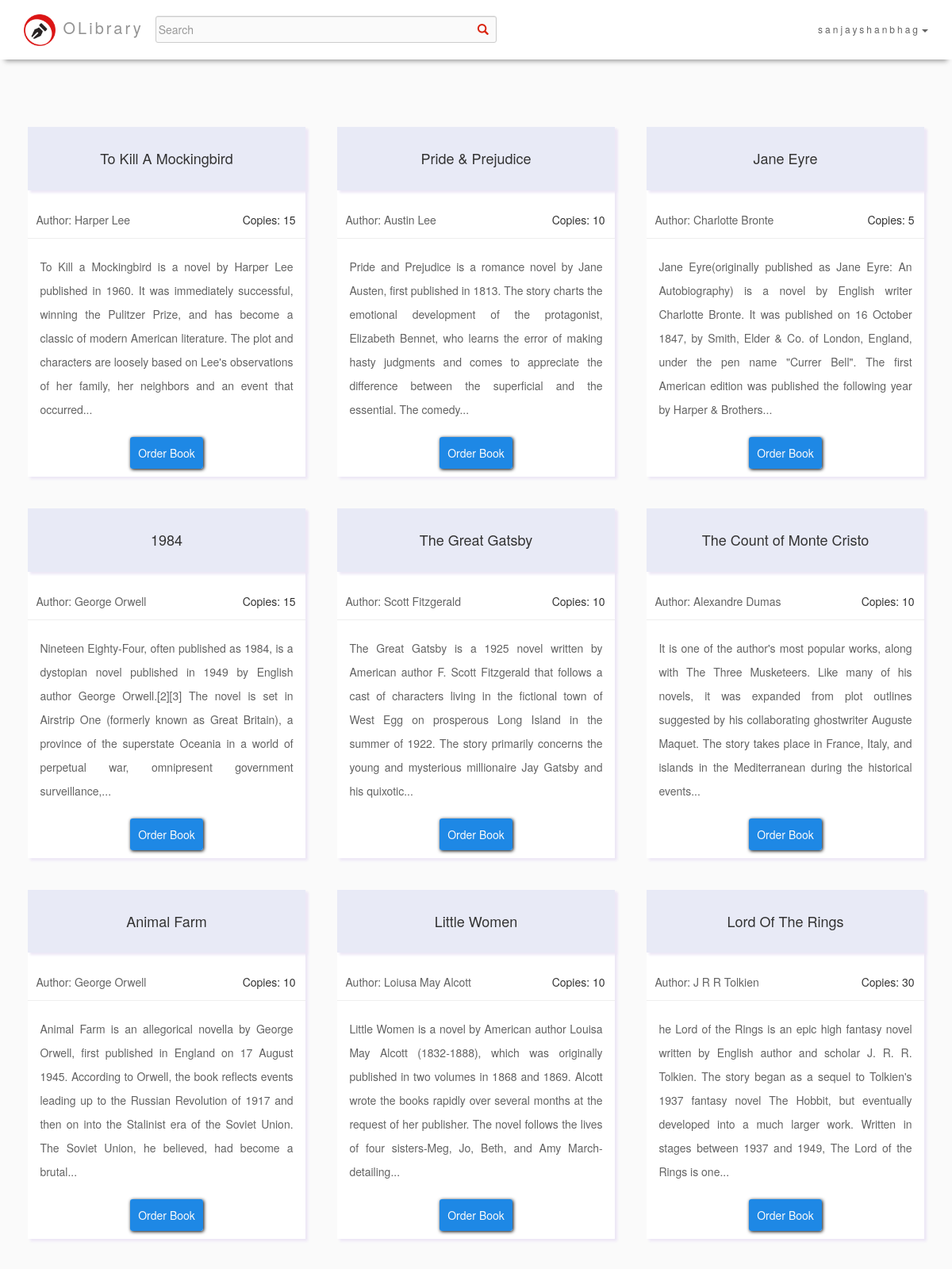
The app's page /profile.php (signed in, upper part) with its own data.
### tables this page shows
CREATE TABLE `books` (
  `id` int(11) NOT NULL,
  `name` varchar(255) NOT NULL,
  `author` varchar(255) NOT NULL,
  `copies` int(11) NOT NULL,
  `description` text NOT NULL
);

### profile.php (the view, shortened to what this page needs)
<?php
	include 'databh.php';
?>
<!DOCTYPE html>
<html>
  <head>
    <link rel="stylesheet" type="text/css" href="CSS/custom_content.css">
      <link rel="stylesheet" href="https://maxcdn.bootstrapcdn.com/bootstrap/3.3.7/css/bootstrap.min.css">
  </head>
	<body>
		<div class="container">
    <nav class="navbar navbar-default navbar-fixed-top" style="background-color: #FFFFFF; border: none;">
                    <div class="container">
                        <div class="navbar-header">
                            <a class="navbar-left" href="index.php" style="margin-top: 18px; color: #939393; text-decoration: none; font-size: 20px;"><img src="images/lo2.png" style="height: 40px; width: 40px; margin-right: 1px;"> OLibrary</a>
                        </div>
                        <div id="navbar" class="navbar-collapse collapse">
                            <ul class="nav navbar-nav navbar-left">
                                <div id="custom-search-input">
                                <form class="navbar-form navbar-left" method="POST" action="searchresults.php" id="search">
                                    <div class="input-group">
                                        <input type="text" class="search-query form-control" placeholder="Search" id="query" name="query"/>
                                        <span class="input-group-btn">
                                            <button class="btn btn-danger" type="submit">
                                                <span class=" glyphicon glyphicon-search"></span>
                                            </button>
                                        </span>
                                    </div>
                                </form>
                                </div>
                            </ul>
                            <ul class="nav navbar-nav navbar-right">
                                <?php
                                if(isset($_SESSION['uid']) && !empty($_SESSION['uid'])){
                                    if(isset($dp) && !empty($dp)){
                                       echo "<li class='dropdown'><a class='dropdown-toggle' data-toggle='dropdown' href='#'>" .$_SESSION['uid']."<span class='caret'></span></a>";
                                   }else{
                                    echo "<li class='dropdown'><a class='dropdown-toggle' data-toggle='dropdown' href='#'>" .$_SESSION['uid']."<span class='caret'></span></a>";
                                   }
                                }
                                else{
                                    echo "<li class='dropdown'><a class='dropdown-toggle' data-toggle='dropdown' href='#'>User<span class='caret'></span></a>";
                                    }
                                    ?>
                                </li>
                            </ul>
                        </div>
                    </div>
                </nav>
        </div>
        <div class="container-fluid back">
            <br><br><br><br><br><br><br><br>
            <div class='container'>
        	   <?php
                    $sql = "SELECT * FROM books";
                    $result = $conn->query($sql);
                    $flag = 0;
                    while($row = $result->fetch_assoc()){
                        if($flag == 0){
                            echo "<div class='row'>";
                        }
                        echo "<div class='col-sm-4 col-lg-4 col-md-4'>";
                            echo "<div class='center-block feedcard'>";
                                echo "<div class='hed'>";
                                    echo "<br>";
                                    echo "<h4 style='text-align: center;'>".$row['name']."</h4>";
                                echo "<br>";
                                echo "</div>";
                                echo "<br>";
                                echo "<h5 style='margin-left: 10px; color: #636363;' class='left'>Author: ".$row['author']."</h5>";
                                echo "<h5 style='display:inline; text-align: right; margin-right: 12px;' class='right'>Copies: ".$row['copies']."</h5>";
                                echo "<br><hr>";
                                $descript = $row['description'];
                                if ((strlen($descript) > 300) && (strlen($descript) > 1)) {
                                    $whitespaceposition = strpos($descript," ",295);
                                    $descript = substr($descript, 0, $whitespaceposition);
                                    $descript = $descript."...";
                                }
                                echo "<p>".$descript."</p>";
                                echo "<br>";
                                $id = $row['id'];
                                echo "<div style='text-align:center;'>";
                                echo "<a href='order.php?id=".$id."' class='bton1'>Order Book</a>";
                                echo "<br><br>";
                                echo "</div>";
                            echo "</div>";
                        echo "</div>";
                        $flag = $flag + 1;
                        if($flag == 3){
                            echo "</div>";
                            echo "<br><br>";
                            $flag = 0;
                        }
                    }
                    if($flag != 0){
                        echo "</div>";
                    }
                ?>
                <br><br><br>
            </div>
        </div>
        </body>
    </html>

### CSS/custom_content.css (style rules this page uses)
p { color: #616161; line-height: 30px; }
.navbar { -webkit-box-shadow: 0 8px 6px -6px #999 !important; -moz-box-shadow: 0 8px 6px -6px #999 !important; box-shadow: 0 8px 6px -6px #999 !important; margin-bottom: 0; background-color: #f4511e; z-index: 9999; border: 0; font-size: 12px !important; line-height: 1.42857143 !important; letter-spacing: 3px; border-radius: 0; height: 75px; }
.navbar li a, .navbar .navbar-brand { color: #636363 !important; margin-top: 12PX; }
.bton1 { background-color: #1E88E5; height: 40px; border-radius: 3px; text-align: center; cursor: pointer; padding: 10px; box-shadow: 1px 1px 4px #000000; color: #FAFAFA; text-decoration: none; }
#custom-search-input { margin:0; margin-top: 0px; margin-bottom: 0px; padding: 0; }
#custom-search-input .search-query { padding-right: 3px; padding-right: 4px \9; padding-left: 3px; padding-left: 4px \9; margin-bottom: 0; -webkit-border-radius: 3px; -moz-border-radius: 3px; border-radius: 3px; }
#custom-search-input button { border: 0; background: none; padding: 2px 5px; margin-top: 2px; position: relative; left: -28px; margin-bottom: 0; -webkit-border-radius: 3px; -moz-border-radius: 3px; border-radius: 3px; color:#D9230F; margin-top: 12PX; }
#search input[type=text] { width:430px !important; background-color: #FAFAFA; margin-top: 12px; }
.left { float: left; }
.right { float: right; }
.back { background-color: #FAFAFA; min-height: 100%; min-width: 100%; }
html, body { margin: 0; height: 100%; }
body { min-height: 100%; }

### profile.php (style rules this page uses)
.feedcard { background-color: #FFFFFF; box-shadow: 3px 3px 3px #EDE7F6; min-height: 200px; width: 97%; }
.feedcard p { text-align: justify; margin-right: 15px; margin-left: 15px; color: #636363; }
.hed { box-shadow: 3px 3px 3px #EDE7F6; background-color: #E8EAF6; }
.left { float: left; }
.right { float: right; }

### records on screen
books: name "To Kill A Mockingbird", author "Harper Lee", copies "15", descript "To Kill a Mockingbird is a novel by Harper Lee published in 1960. It was immediately successful, winning the Pulitzer Prize, and has become a classic of modern American literature. The plot and characters are loosely based on Lee's observations of her family, her neighbors and an event that occurred..."
books: name "Pride & Prejudice", author "Austin Lee", copies "10", descript "Pride and Prejudice is a romance novel by Jane Austen, first published in 1813. The story charts the emotional development of the protagonist, Elizabeth Bennet, who learns the error of making hasty judgments and comes to appreciate the difference between the superficial and the essential. The comedy..."
books: name "Jane Eyre", author "Charlotte Bronte", copies "5", descript "Jane Eyre(originally published as Jane Eyre: An Autobiography) is a novel by English writer Charlotte Bronte. It was published on 16 October 1847, by Smith, Elder & Co. of London, England, under the pen name \"Currer Bell\". The first American edition was published the following year by Harper & Brothers..."
books: name "1984", author "George Orwell", copies "15", descript "Nineteen Eighty-Four, often published as 1984, is a dystopian novel published in 1949 by English author George Orwell.[2][3] The novel is set in Airstrip One (formerly known as Great Britain), a province of the superstate Oceania in a world of perpetual war, omnipresent government surveillance,..."
books: name "The Great Gatsby", author "Scott Fitzgerald", copies "10", descript "The Great Gatsby is a 1925 novel written by American author F. Scott Fitzgerald that follows a cast of characters living in the fictional town of West Egg on prosperous Long Island in the summer of 1922. The story primarily concerns the young and mysterious millionaire Jay Gatsby and his quixotic..."
books: name "The Count of Monte Cristo", author "Alexandre Dumas", copies "10", descript "It is one of the author's most popular works, along with The Three Musketeers. Like many of his novels, it was expanded from plot outlines suggested by his collaborating ghostwriter Auguste Maquet. The story takes place in France, Italy, and islands in the Mediterranean during the historical events..."
books: name "Animal Farm", author "George Orwell", copies "10", descript "Animal Farm is an allegorical novella by George Orwell, first published in England on 17 August 1945. According to Orwell, the book reflects events leading up to the Russian Revolution of 1917 and then on into the Stalinist era of the Soviet Union. The Soviet Union, he believed, had become a brutal..."
books: name "Little Women", author "Loiusa May Alcott", copies "10", descript "Little Women is a novel by American author Louisa May Alcott (1832-1888), which was originally published in two volumes in 1868 and 1869. Alcott wrote the books rapidly over several months at the request of her publisher. The novel follows the lives of four sisters-Meg, Jo, Beth, and Amy March-detailing..."
books: name "Lord Of The Rings", author "J R R Tolkien", copies "30", descript "he Lord of the Rings is an epic high fantasy novel written by English author and scholar J. R. R. Tolkien. The story began as a sequel to Tolkien's 1937 fantasy novel The Hobbit, but eventually developed into a much larger work. Written in stages between 1937 and 1949, The Lord of the Rings is one..."

### other values on screen
$_SESSION['uid'] "sanjayshanbhag"
